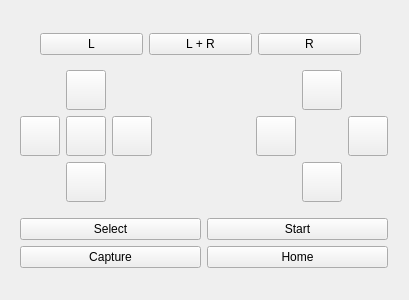
<?xml version="1.0" encoding="UTF-8"?>
<ui version="4.0">
 <class>ManualControl</class>
 <widget class="QWidget" name="ManualControl">
  <property name="geometry">
   <rect>
    <x>0</x>
    <y>0</y>
    <width>409</width>
    <height>300</height>
   </rect>
  </property>
  <property name="contextMenuPolicy">
   <enum>Qt::DefaultContextMenu</enum>
  </property>
  <property name="windowTitle">
   <string>Manual Control</string>
  </property>
  <widget class="QWidget" name="layoutWidget">
   <property name="geometry">
    <rect>
     <x>20</x>
     <y>60</y>
     <width>368</width>
     <height>218</height>
    </rect>
   </property>
   <layout class="QGridLayout" name="gridLayout_4">
    <item row="0" column="0">
     <layout class="QGridLayout" name="gridLayout_2">
      <item row="0" column="1">
       <widget class="QPushButton" name="buttonUp">
        <property name="minimumSize">
         <size>
          <width>40</width>
          <height>40</height>
         </size>
        </property>
        <property name="maximumSize">
         <size>
          <width>40</width>
          <height>40</height>
         </size>
        </property>
        <property name="statusTip">
         <string>Up</string>
        </property>
        <property name="text">
         <string/>
        </property>
        <property name="icon">
         <iconset resource="Icons.qrc">
          <normaloff>:/icons/Switch-Control-Up.png</normaloff>:/icons/Switch-Control-Up.png</iconset>
        </property>
        <property name="iconSize">
         <size>
          <width>40</width>
          <height>40</height>
         </size>
        </property>
        <property name="shortcut">
         <string>Up</string>
        </property>
       </widget>
      </item>
      <item row="2" column="1">
       <widget class="QPushButton" name="buttonDown">
        <property name="minimumSize">
         <size>
          <width>40</width>
          <height>40</height>
         </size>
        </property>
        <property name="maximumSize">
         <size>
          <width>40</width>
          <height>40</height>
         </size>
        </property>
        <property name="statusTip">
         <string>Down</string>
        </property>
        <property name="text">
         <string/>
        </property>
        <property name="icon">
         <iconset resource="Icons.qrc">
          <normaloff>:/icons/Switch-Control-Down.png</normaloff>:/icons/Switch-Control-Down.png</iconset>
        </property>
        <property name="iconSize">
         <size>
          <width>40</width>
          <height>40</height>
         </size>
        </property>
        <property name="shortcut">
         <string>Down</string>
        </property>
       </widget>
      </item>
      <item row="1" column="0">
       <widget class="QPushButton" name="buttonLeft">
        <property name="minimumSize">
         <size>
          <width>40</width>
          <height>40</height>
         </size>
        </property>
        <property name="maximumSize">
         <size>
          <width>40</width>
          <height>40</height>
         </size>
        </property>
        <property name="statusTip">
         <string>Left</string>
        </property>
        <property name="text">
         <string/>
        </property>
        <property name="icon">
         <iconset resource="Icons.qrc">
          <normaloff>:/icons/Switch-Control-Left.png</normaloff>:/icons/Switch-Control-Left.png</iconset>
        </property>
        <property name="iconSize">
         <size>
          <width>40</width>
          <height>40</height>
         </size>
        </property>
        <property name="shortcut">
         <string>Left</string>
        </property>
       </widget>
      </item>
      <item row="1" column="2">
       <widget class="QPushButton" name="buttonRight">
        <property name="minimumSize">
         <size>
          <width>40</width>
          <height>40</height>
         </size>
        </property>
        <property name="maximumSize">
         <size>
          <width>40</width>
          <height>40</height>
         </size>
        </property>
        <property name="statusTip">
         <string>Right</string>
        </property>
        <property name="text">
         <string/>
        </property>
        <property name="icon">
         <iconset resource="Icons.qrc">
          <normaloff>:/icons/Switch-Control-Right.png</normaloff>:/icons/Switch-Control-Right.png</iconset>
        </property>
        <property name="iconSize">
         <size>
          <width>40</width>
          <height>40</height>
         </size>
        </property>
        <property name="shortcut">
         <string>Right</string>
        </property>
       </widget>
      </item>
      <item row="1" column="1">
       <widget class="QPushButton" name="buttonCLK">
        <property name="minimumSize">
         <size>
          <width>40</width>
          <height>40</height>
         </size>
        </property>
        <property name="maximumSize">
         <size>
          <width>40</width>
          <height>40</height>
         </size>
        </property>
        <property name="text">
         <string/>
        </property>
        <property name="icon">
         <iconset resource="Icons.qrc">
          <normaloff>:/icons/Switch-Control-Press.png</normaloff>:/icons/Switch-Control-Press.png</iconset>
        </property>
        <property name="iconSize">
         <size>
          <width>40</width>
          <height>40</height>
         </size>
        </property>
       </widget>
      </item>
     </layout>
    </item>
    <item row="0" column="1">
     <spacer name="horizontalSpacer">
      <property name="orientation">
       <enum>Qt::Horizontal</enum>
      </property>
      <property name="sizeHint" stdset="0">
       <size>
        <width>40</width>
        <height>20</height>
       </size>
      </property>
     </spacer>
    </item>
    <item row="0" column="2">
     <layout class="QGridLayout" name="gridLayout">
      <item row="0" column="1">
       <widget class="QPushButton" name="buttonX">
        <property name="minimumSize">
         <size>
          <width>40</width>
          <height>40</height>
         </size>
        </property>
        <property name="maximumSize">
         <size>
          <width>40</width>
          <height>40</height>
         </size>
        </property>
        <property name="statusTip">
         <string>X</string>
        </property>
        <property name="text">
         <string/>
        </property>
        <property name="icon">
         <iconset resource="Icons.qrc">
          <normaloff>:/icons/Switch-Button-Top.png</normaloff>:/icons/Switch-Button-Top.png</iconset>
        </property>
        <property name="iconSize">
         <size>
          <width>40</width>
          <height>40</height>
         </size>
        </property>
        <property name="shortcut">
         <string>S</string>
        </property>
       </widget>
      </item>
      <item row="1" column="0">
       <widget class="QPushButton" name="buttonY">
        <property name="minimumSize">
         <size>
          <width>40</width>
          <height>40</height>
         </size>
        </property>
        <property name="maximumSize">
         <size>
          <width>40</width>
          <height>40</height>
         </size>
        </property>
        <property name="statusTip">
         <string>Y</string>
        </property>
        <property name="text">
         <string/>
        </property>
        <property name="icon">
         <iconset resource="Icons.qrc">
          <normaloff>:/icons/Switch-Button-Left.png</normaloff>:/icons/Switch-Button-Left.png</iconset>
        </property>
        <property name="iconSize">
         <size>
          <width>40</width>
          <height>40</height>
         </size>
        </property>
        <property name="shortcut">
         <string>A</string>
        </property>
       </widget>
      </item>
      <item row="1" column="2">
       <widget class="QPushButton" name="buttonA">
        <property name="minimumSize">
         <size>
          <width>40</width>
          <height>40</height>
         </size>
        </property>
        <property name="maximumSize">
         <size>
          <width>40</width>
          <height>40</height>
         </size>
        </property>
        <property name="statusTip">
         <string>A</string>
        </property>
        <property name="text">
         <string/>
        </property>
        <property name="icon">
         <iconset resource="Icons.qrc">
          <normaloff>:/icons/Switch-Button-Right.png</normaloff>:/icons/Switch-Button-Right.png</iconset>
        </property>
        <property name="iconSize">
         <size>
          <width>40</width>
          <height>40</height>
         </size>
        </property>
        <property name="shortcut">
         <string>Z</string>
        </property>
       </widget>
      </item>
      <item row="2" column="1">
       <widget class="QPushButton" name="buttonB">
        <property name="minimumSize">
         <size>
          <width>40</width>
          <height>40</height>
         </size>
        </property>
        <property name="maximumSize">
         <size>
          <width>40</width>
          <height>40</height>
         </size>
        </property>
        <property name="statusTip">
         <string>B</string>
        </property>
        <property name="text">
         <string/>
        </property>
        <property name="icon">
         <iconset resource="Icons.qrc">
          <normaloff>:/icons/Switch-Button-Bottom.png</normaloff>:/icons/Switch-Button-Bottom.png</iconset>
        </property>
        <property name="iconSize">
         <size>
          <width>40</width>
          <height>40</height>
         </size>
        </property>
        <property name="shortcut">
         <string>X</string>
        </property>
       </widget>
      </item>
     </layout>
    </item>
    <item row="1" column="0" colspan="3">
     <layout class="QGridLayout" name="gridLayout_3">
      <item row="0" column="0">
       <widget class="QPushButton" name="buttonSelect">
        <property name="statusTip">
         <string>Select</string>
        </property>
        <property name="text">
         <string>Select</string>
        </property>
       </widget>
      </item>
      <item row="0" column="1">
       <widget class="QPushButton" name="buttonStart">
        <property name="statusTip">
         <string>Start</string>
        </property>
        <property name="text">
         <string>Start</string>
        </property>
       </widget>
      </item>
      <item row="1" column="0">
       <widget class="QPushButton" name="buttonCapture">
        <property name="statusTip">
         <string>Capture</string>
        </property>
        <property name="text">
         <string>Capture</string>
        </property>
       </widget>
      </item>
      <item row="1" column="1">
       <widget class="QPushButton" name="buttonHome">
        <property name="statusTip">
         <string>Home</string>
        </property>
        <property name="text">
         <string>Home</string>
        </property>
       </widget>
      </item>
     </layout>
    </item>
   </layout>
  </widget>
  <widget class="QWidget" name="horizontalLayoutWidget">
   <property name="geometry">
    <rect>
     <x>40</x>
     <y>20</y>
     <width>321</width>
     <height>48</height>
    </rect>
   </property>
   <layout class="QHBoxLayout" name="horizontalLayout">
    <item>
     <widget class="QPushButton" name="buttonL">
      <property name="text">
       <string>L</string>
      </property>
      <property name="iconSize">
       <size>
        <width>40</width>
        <height>40</height>
       </size>
      </property>
     </widget>
    </item>
    <item>
     <widget class="QPushButton" name="buttonLR">
      <property name="text">
       <string>L + R</string>
      </property>
     </widget>
    </item>
    <item>
     <widget class="QPushButton" name="buttonR">
      <property name="text">
       <string>R</string>
      </property>
     </widget>
    </item>
   </layout>
  </widget>
 </widget>
 <resources>
  <include location="Icons.qrc"/>
 </resources>
 <connections/>
</ui>
